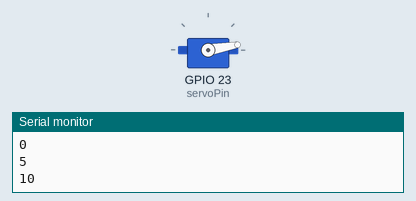
The sketch below on a simulated ESP32. Parts: servo, the last lines printed to the serial monitor.

Above: at 0.05 s.
At 0.35 s:
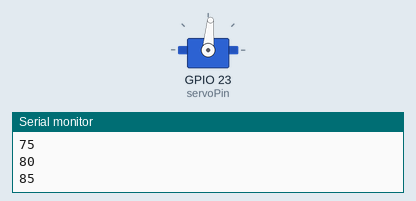
At 0.7 s:
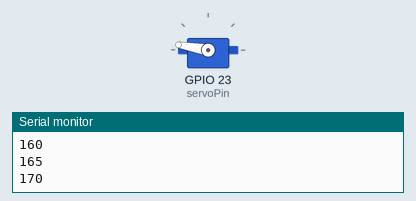
At 1.35 s:
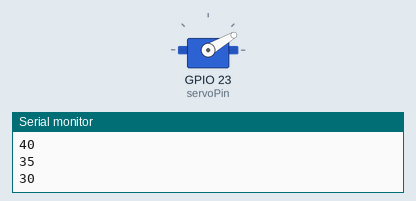
Timing chart, 0 to 3.4 s (numbered marks = the images above):
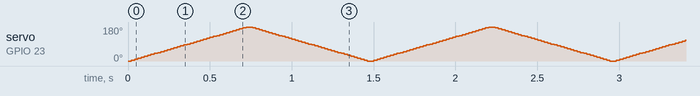

The sketch:

Controle_Servo.ino
```cpp
/*
 * Controle de Servo Motor com ESP32
 * Este código faz um servo motor varrer continuamente
 * de 0 a 180 graus e depois retornar de 180 a 0 graus.
 */
#include <ESP32Servo.h>

static const int servoPin = 23;

Servo servo;

int ang =0;
int angStep = 5;

int angMin =0;
int angMax = 180;

void setup() {
    Serial.begin(115200);
    servo.setPeriodHertz(50); // Configura a frequência do sinal PWM para 50Hz
    servo.attach(servoPin);
}

void loop() {
    // Inicia um loop 'for' que vai de 'angMin' (0) até 'angMax' (180)
    for(int ang = 0; ang <= angMax; ang +=angStep) {
        servo.write(ang);
        Serial.println(ang);
        delay(20);
    }

    // --- Segundo movimento: de 180 para 0 graus ---
    for(int ang = 180; ang >= angMin; ang -=angStep) {
        servo.write(ang);
        Serial.println(ang);
        delay(20);
    }

}
```
